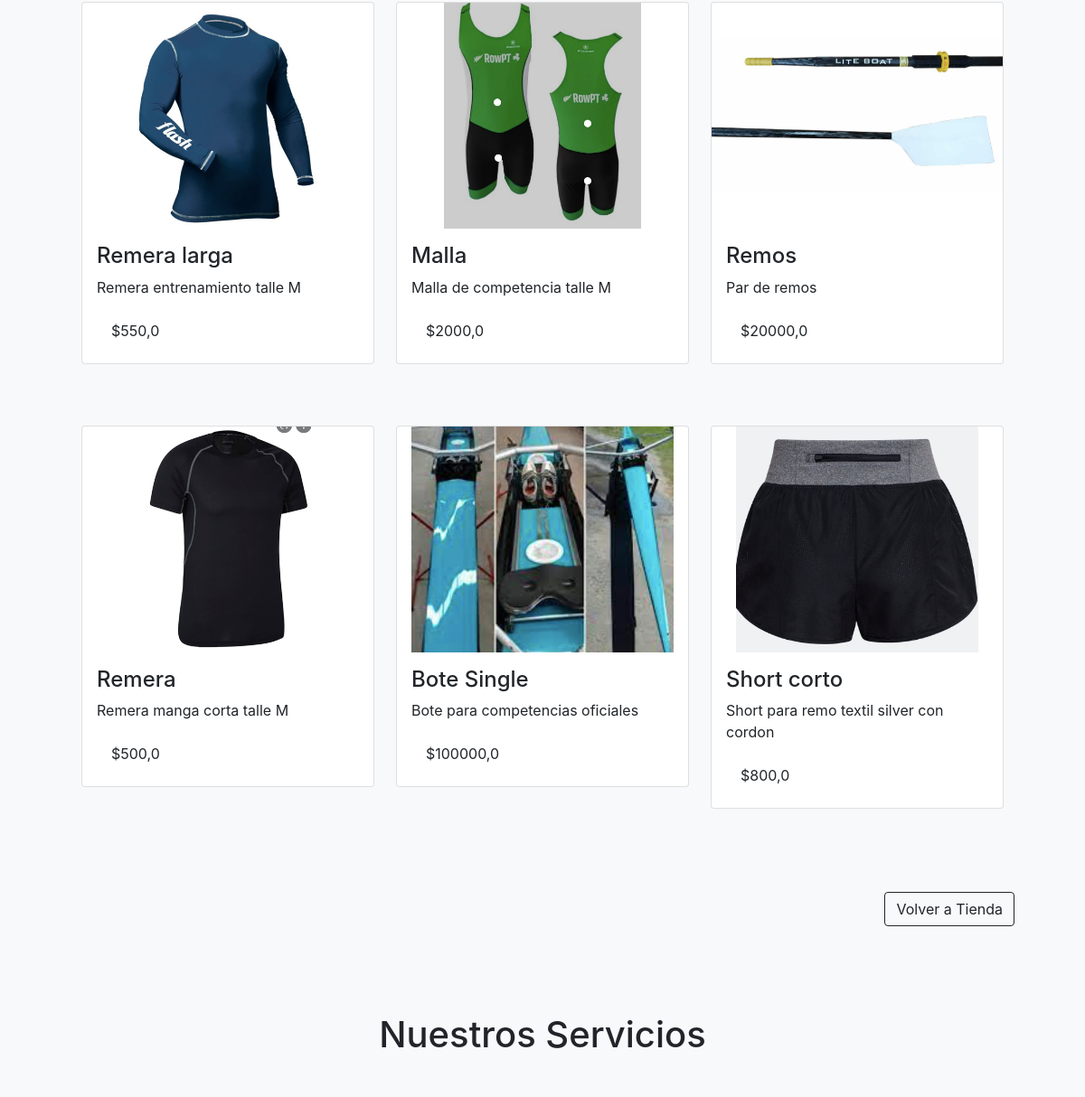
Page /objetos/ (middle part) on the earlier database version.
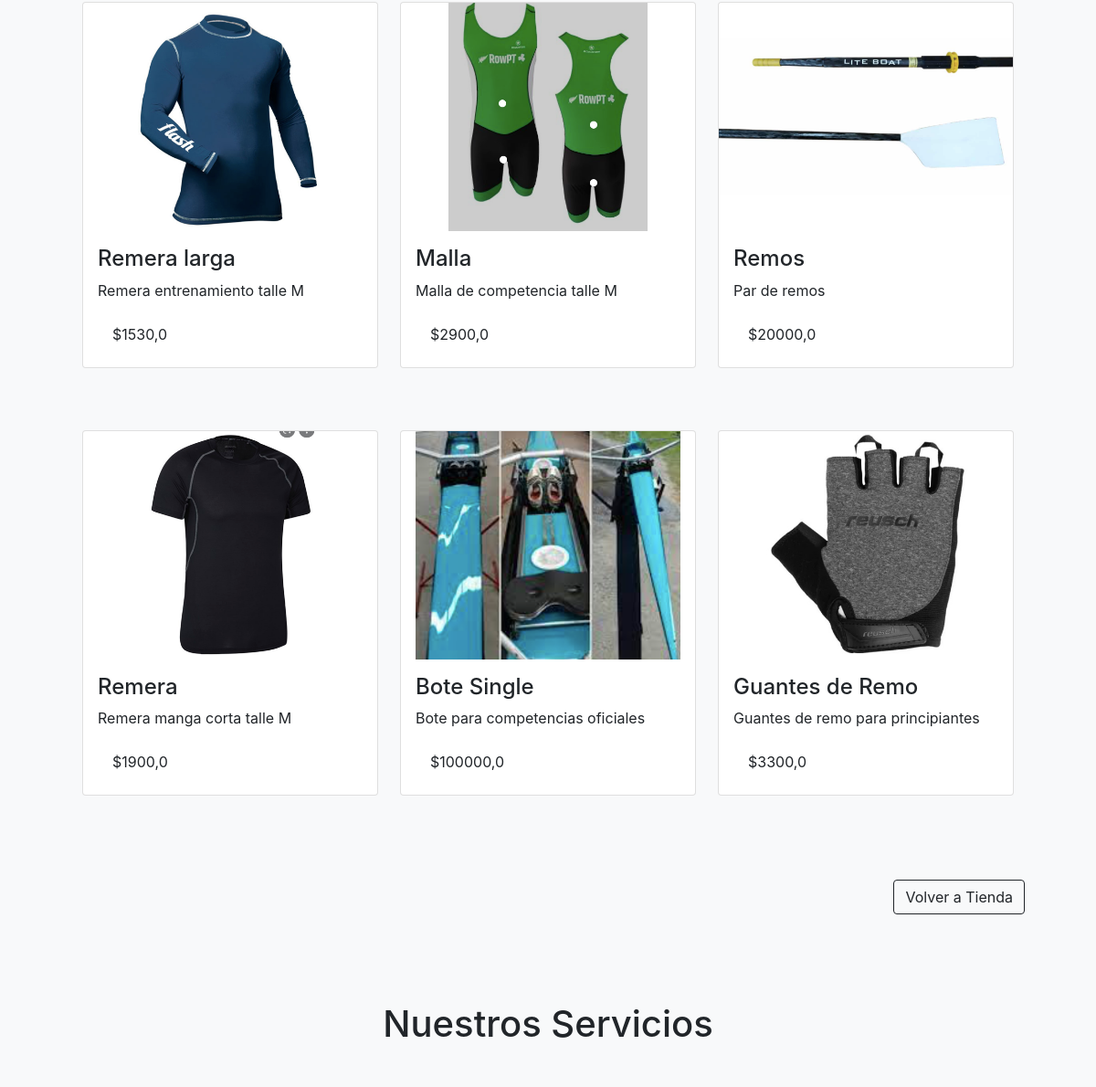
Same page on the later database version.
### perfilesapp/models.py (models this page shows)
class TiendaObjetos(models.Model):
    producto = models.CharField("Producto", max_length=30)
    descripcion = models.CharField("Descripcion Producto", max_length=150)
    precio = models.FloatField("Precio $")
    imagen = models.ImageField("Imagen", upload_to="objetos/", null=True, blank=True) # despues de que todo tenga imagen puedo comentar , null=True, blank=True
    class Meta:
        verbose_name_plural = "Tienda de Objetos"

### perfilesapp/views.py (the view)
# urls.py: path('objetos/', objetos, name="objetos"),
def objetos(request):
    try:
        avatar= Avatar.objects.get(usuario=request.user)
        url= avatar.imagen.url
    except:
        url= "/media/avatar/generic.png"
    if request.method == "POST":
        search = request.POST["search"]
        if search != "":
            tiendaobjetos = TiendaObjetos.objects.filter( Q(producto__icontains=search) )#
            return render(request,"perfilesapp/objetos.html", {"tiendaobjetos": tiendaobjetos, "search":True, "busqueda":search, "url":url})
    tiendaobjetos = TiendaObjetos.objects.all()
    return render(request, "perfilesapp/objetos.html", {"tiendaobjetos": tiendaobjetos, "url":url})

### perfilesapp/templates/perfilesapp/objetos.html (shortened to what this page needs)
{% extends 'perfilesapp/base.html' %}
{% load static %}
{% block servicios %}
<div>
    <section class="bg-light py-5">
        <div class="container px-5">
            <br>
            <br>
            <br>
            <br>
            <div class="container">
                <div class="row g-10">
                    {% for tiendaobjeto in tiendaobjetos %}
                    <div class="col-4">
                        <div class="card">
                            <div class="padre"><img class="card-img-top" src="{{tiendaobjeto.imagen.url}}" class="card-img-top"
                                alt="no hay imagen cargada"></div>
                            <div class="card-body">
                                <h4 class="card-title">{{tiendaobjeto.producto}}</h4>
                                <p class="card-text">{{tiendaobjeto.descripcion}}</p>
                                <ul class="list-group list-group-flush">
                                    <li class="list-group-item"> ${{tiendaobjeto.precio}}</li>
                                </ul>
                            </div>
                        </div>
                        <br>
                        <br>
                    </div>
                    {% endfor %}
                </div>
            </div>
            <br>
            <div style="text-align:right">
                <a href="{% url 'tienda' %}"><button class="btn btn-outline-dark">Volver a Tienda</button></a>
            </div>
    </section>
</div>
{% endblock %}

Differences in the rows shown:
removed TiendaObjetos: imagen (picture), producto "Short corto", descripcion "Short para remo textil silver con cordon", precio "800,0"
changed TiendaObjetos "Remera larga": precio "550,0" → "1530,0"
changed TiendaObjetos "Malla": precio "2000,0" → "2900,0"
changed TiendaObjetos "Remera": precio "500,0" → "1900,0"
added TiendaObjetos: imagen (picture), producto "Guantes de Remo", descripcion "Guantes de remo para principiantes", precio "3300,0"
